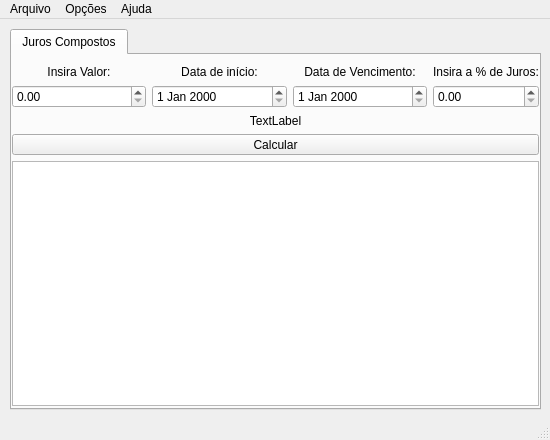
<?xml version="1.0" encoding="UTF-8"?>
<ui version="4.0">
 <class>MainWindow</class>
 <widget class="QMainWindow" name="MainWindow">
  <property name="geometry">
   <rect>
    <x>0</x>
    <y>0</y>
    <width>550</width>
    <height>440</height>
   </rect>
  </property>
  <property name="minimumSize">
   <size>
    <width>0</width>
    <height>0</height>
   </size>
  </property>
  <property name="maximumSize">
   <size>
    <width>550</width>
    <height>440</height>
   </size>
  </property>
  <property name="windowTitle">
   <string>Aplicativo de Calculos de Juros:</string>
  </property>
  <widget class="QWidget" name="centralwidget">
   <widget class="QWidget" name="gridLayoutWidget">
    <property name="geometry">
     <rect>
      <x>10</x>
      <y>10</y>
      <width>531</width>
      <height>381</height>
     </rect>
    </property>
    <layout class="QGridLayout" name="gridLayout">
     <item row="0" column="0">
      <widget class="QTabWidget" name="tbCalculos">
       <property name="enabled">
        <bool>true</bool>
       </property>
       <property name="sizePolicy">
        <sizepolicy hsizetype="Preferred" vsizetype="Expanding">
         <horstretch>0</horstretch>
         <verstretch>0</verstretch>
        </sizepolicy>
       </property>
       <property name="currentIndex">
        <number>0</number>
       </property>
       <property name="elideMode">
        <enum>Qt::ElideNone</enum>
       </property>
       <property name="tabsClosable">
        <bool>false</bool>
       </property>
       <property name="movable">
        <bool>false</bool>
       </property>
       <widget class="QWidget" name="tabJurosComposto">
        <attribute name="title">
         <string>Juros Compostos</string>
        </attribute>
        <widget class="QWidget" name="gridLayoutWidget_2">
         <property name="geometry">
          <rect>
           <x>0</x>
           <y>10</y>
           <width>527</width>
           <height>341</height>
          </rect>
         </property>
         <layout class="QGridLayout" name="gridLayout_2">
          <item row="1" column="0">
           <layout class="QGridLayout" name="gridLayout_3">
            <item row="0" column="0">
             <widget class="QLabel" name="label">
              <property name="sizePolicy">
               <sizepolicy hsizetype="Preferred" vsizetype="Preferred">
                <horstretch>0</horstretch>
                <verstretch>0</verstretch>
               </sizepolicy>
              </property>
              <property name="mouseTracking">
               <bool>true</bool>
              </property>
              <property name="frameShape">
               <enum>QFrame::NoFrame</enum>
              </property>
              <property name="text">
               <string>Insira Valor:</string>
              </property>
              <property name="alignment">
               <set>Qt::AlignCenter</set>
              </property>
             </widget>
            </item>
            <item row="1" column="0">
             <widget class="QDoubleSpinBox" name="cpValor">
              <property name="maximum">
               <double>999999.989999999990687</double>
              </property>
             </widget>
            </item>
            <item row="1" column="2">
             <widget class="QDateEdit" name="cpDataFim"/>
            </item>
            <item row="1" column="1">
             <widget class="QDateEdit" name="cpDataInicio"/>
            </item>
            <item row="1" column="3">
             <widget class="QDoubleSpinBox" name="cpJuros">
              <property name="maximum">
               <double>100.000000000000000</double>
              </property>
             </widget>
            </item>
            <item row="0" column="1">
             <widget class="QLabel" name="label_2">
              <property name="sizePolicy">
               <sizepolicy hsizetype="Preferred" vsizetype="Preferred">
                <horstretch>0</horstretch>
                <verstretch>0</verstretch>
               </sizepolicy>
              </property>
              <property name="mouseTracking">
               <bool>true</bool>
              </property>
              <property name="frameShape">
               <enum>QFrame::NoFrame</enum>
              </property>
              <property name="text">
               <string>Data de início:</string>
              </property>
              <property name="alignment">
               <set>Qt::AlignCenter</set>
              </property>
             </widget>
            </item>
            <item row="0" column="2">
             <widget class="QLabel" name="label_3">
              <property name="sizePolicy">
               <sizepolicy hsizetype="Preferred" vsizetype="Preferred">
                <horstretch>0</horstretch>
                <verstretch>0</verstretch>
               </sizepolicy>
              </property>
              <property name="mouseTracking">
               <bool>true</bool>
              </property>
              <property name="frameShape">
               <enum>QFrame::NoFrame</enum>
              </property>
              <property name="text">
               <string>Data de Vencimento:</string>
              </property>
              <property name="alignment">
               <set>Qt::AlignCenter</set>
              </property>
             </widget>
            </item>
            <item row="0" column="3">
             <widget class="QLabel" name="label_4">
              <property name="sizePolicy">
               <sizepolicy hsizetype="Maximum" vsizetype="Maximum">
                <horstretch>0</horstretch>
                <verstretch>0</verstretch>
               </sizepolicy>
              </property>
              <property name="mouseTracking">
               <bool>true</bool>
              </property>
              <property name="frameShape">
               <enum>QFrame::NoFrame</enum>
              </property>
              <property name="text">
               <string>Insira a % de Juros:</string>
              </property>
              <property name="alignment">
               <set>Qt::AlignCenter</set>
              </property>
             </widget>
            </item>
           </layout>
          </item>
          <item row="4" column="0">
           <widget class="QTableView" name="cpTabela"/>
          </item>
          <item row="3" column="0">
           <widget class="QToolButton" name="btCalculaJuros">
            <property name="sizePolicy">
             <sizepolicy hsizetype="Preferred" vsizetype="Preferred">
              <horstretch>0</horstretch>
              <verstretch>0</verstretch>
             </sizepolicy>
            </property>
            <property name="text">
             <string>Calcular</string>
            </property>
           </widget>
          </item>
          <item row="2" column="0">
           <widget class="QLabel" name="lbFormula">
            <property name="layoutDirection">
             <enum>Qt::LeftToRight</enum>
            </property>
            <property name="text">
             <string>TextLabel</string>
            </property>
            <property name="alignment">
             <set>Qt::AlignCenter</set>
            </property>
           </widget>
          </item>
         </layout>
        </widget>
       </widget>
      </widget>
     </item>
    </layout>
   </widget>
  </widget>
  <widget class="QMenuBar" name="menubar">
   <property name="geometry">
    <rect>
     <x>0</x>
     <y>0</y>
     <width>550</width>
     <height>21</height>
    </rect>
   </property>
   <widget class="QMenu" name="menuAqruivo">
    <property name="title">
     <string>Arquivo</string>
    </property>
    <addaction name="acSair"/>
    <addaction name="separator"/>
   </widget>
   <widget class="QMenu" name="menuSobre">
    <property name="title">
     <string>Ajuda</string>
    </property>
    <addaction name="acSobre"/>
    <addaction name="separator"/>
    <addaction name="acQT"/>
   </widget>
   <widget class="QMenu" name="menuOp_es_2">
    <property name="title">
     <string>Opções</string>
    </property>
    <addaction name="acRoundValues"/>
    <addaction name="separator"/>
    <addaction name="acCalcData"/>
   </widget>
   <addaction name="menuAqruivo"/>
   <addaction name="menuOp_es_2"/>
   <addaction name="menuSobre"/>
  </widget>
  <widget class="QStatusBar" name="statusbar"/>
  <action name="acSalvarResultado">
   <property name="text">
    <string>Salvar Resultado</string>
   </property>
  </action>
  <action name="acSair">
   <property name="text">
    <string>Sair</string>
   </property>
  </action>
  <action name="acCalcular">
   <property name="text">
    <string>Calcular</string>
   </property>
  </action>
  <action name="acSobre">
   <property name="text">
    <string>Sobre..</string>
   </property>
  </action>
  <action name="acQT">
   <property name="text">
    <string>QT License</string>
   </property>
  </action>
  <action name="acSalvarValores">
   <property name="text">
    <string>Salvar Valores</string>
   </property>
  </action>
  <action name="acLerValores">
   <property name="text">
    <string>Ler Valores</string>
   </property>
  </action>
  <action name="actionJuros_Simples">
   <property name="text">
    <string>Juros Simples</string>
   </property>
  </action>
  <action name="actionFRC">
   <property name="text">
    <string>FRC</string>
   </property>
  </action>
  <action name="actionCalculo_de_Boletos">
   <property name="text">
    <string>Calculo de Boletos</string>
   </property>
  </action>
  <action name="acRoundValues">
   <property name="checkable">
    <bool>true</bool>
   </property>
   <property name="checked">
    <bool>false</bool>
   </property>
   <property name="text">
    <string>Arredondar Valores</string>
   </property>
  </action>
  <action name="acCalcData">
   <property name="text">
    <string>Calculadora de Datas</string>
   </property>
  </action>
 </widget>
 <resources/>
 <connections/>
</ui>
